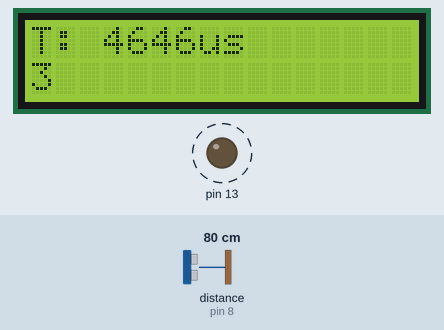
Recording of a sketch running on a simulated Arduino Uno, built with avr-gcc and run on an emulated ATmega328P. Shown: 16×2 character LCD, output pins drawn as LEDs (lit = HIGH). Wiring (inferred from the names in the program): ultrasonic range finder: trigger pin 7; echo pin 8. Dashed ring = blinking. Inputs (shaded band) come from the test bench; at power-on: distance to the obstacle (sensor on pin 8) 80 cm. The echo pulse lasts 58.3 µs per cm; pins used as bus, display or sensor lines are not drawn; what the sketch prints to the serial monitor is not drawn.

Above: at 1.2 s.
1.3 s: distance to the obstacle (sensor on pin 8) set to 2 cm
At 2.94 s:
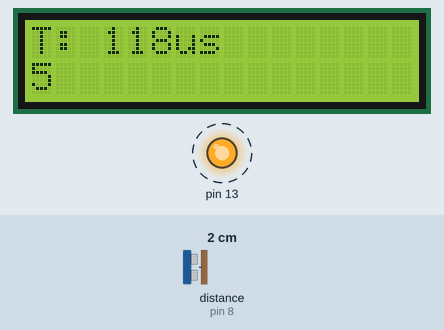
4.6 s: distance to the obstacle (sensor on pin 8) set to 4 cm
At 5.46 s:
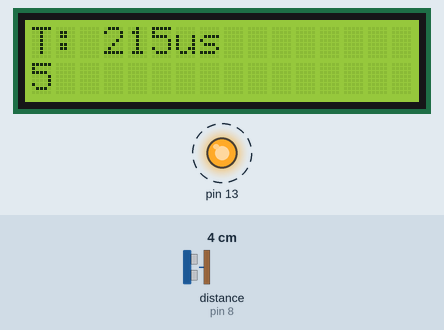
7.9 s: distance to the obstacle (sensor on pin 8) set to 9 cm
At 10.51 s:
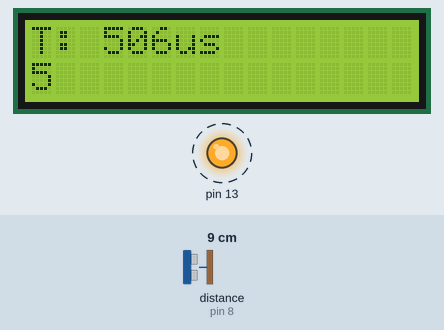
Timing chart, 0 to 17.6 s (numbered marks = the images above; inputs shaded):
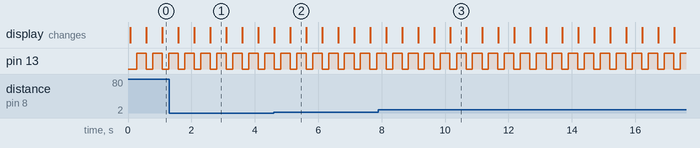

The sketch:

Experimental_v_sonido.ino
```cpp
#include <LiquidCrystal.h>
int trigPin = 7;
int echoPin = 8;
int pingTravelTime;
int sec = 0;

//Pines de pantalla led
int rs = 12;
int e = 11;
int d4 = 5;
int d5 = 4;
int d6 = 3;
int d7 = 2;
LiquidCrystal lcd(rs, e, d4, d5, d6, d7);

void setup() {
  pinMode(trigPin, OUTPUT);
  pinMode(echoPin,INPUT);
  pinMode(13, OUTPUT);
  Serial.begin(9600);
  lcd.begin(16,2);
}

void loop() {
  //Lectura de onda sonora
  digitalWrite(trigPin,HIGH);
  delayMicroseconds(10);
  digitalWrite(trigPin,LOW);
  pingTravelTime = pulseIn(echoPin,HIGH);

  //Escritura en pantalla

  Serial.println(pingTravelTime);
  for(int i = 5; i>=1; i--){
    lcd.clear();
    lcd.setCursor(0,0);
    lcd.print("T: "+String(pingTravelTime)+"us");
    lcd.setCursor(0,1);
    lcd.print(i);
    delay(200);
    digitalWrite(13,1);
    delay(300);
    digitalWrite(13,0);
  }

  delay(2);
}
```

Measured:
- by itself, pin 13: alternates HIGH for 0.30 s and LOW for 0.20 s
- what the display in image 1 shows lasts 0.5 s, from 2.6 s to 3.1 s
